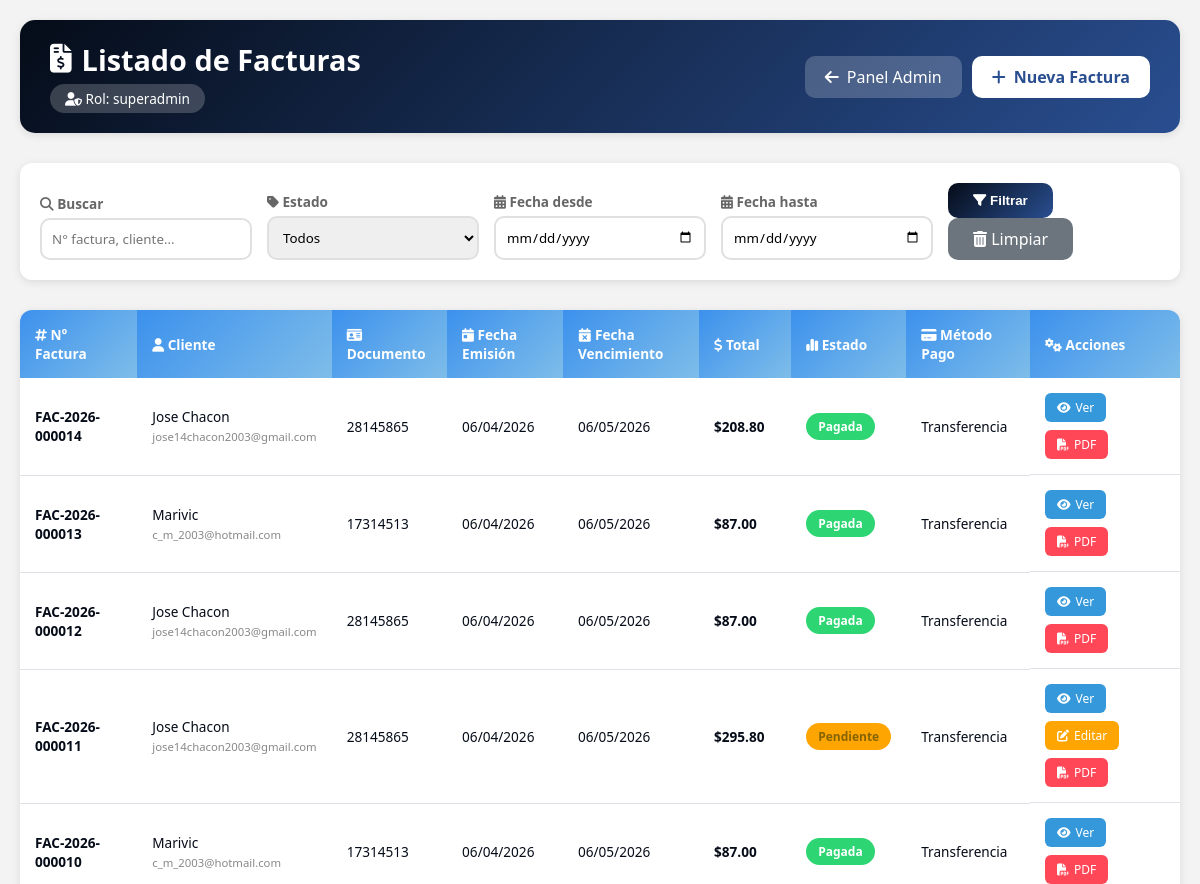
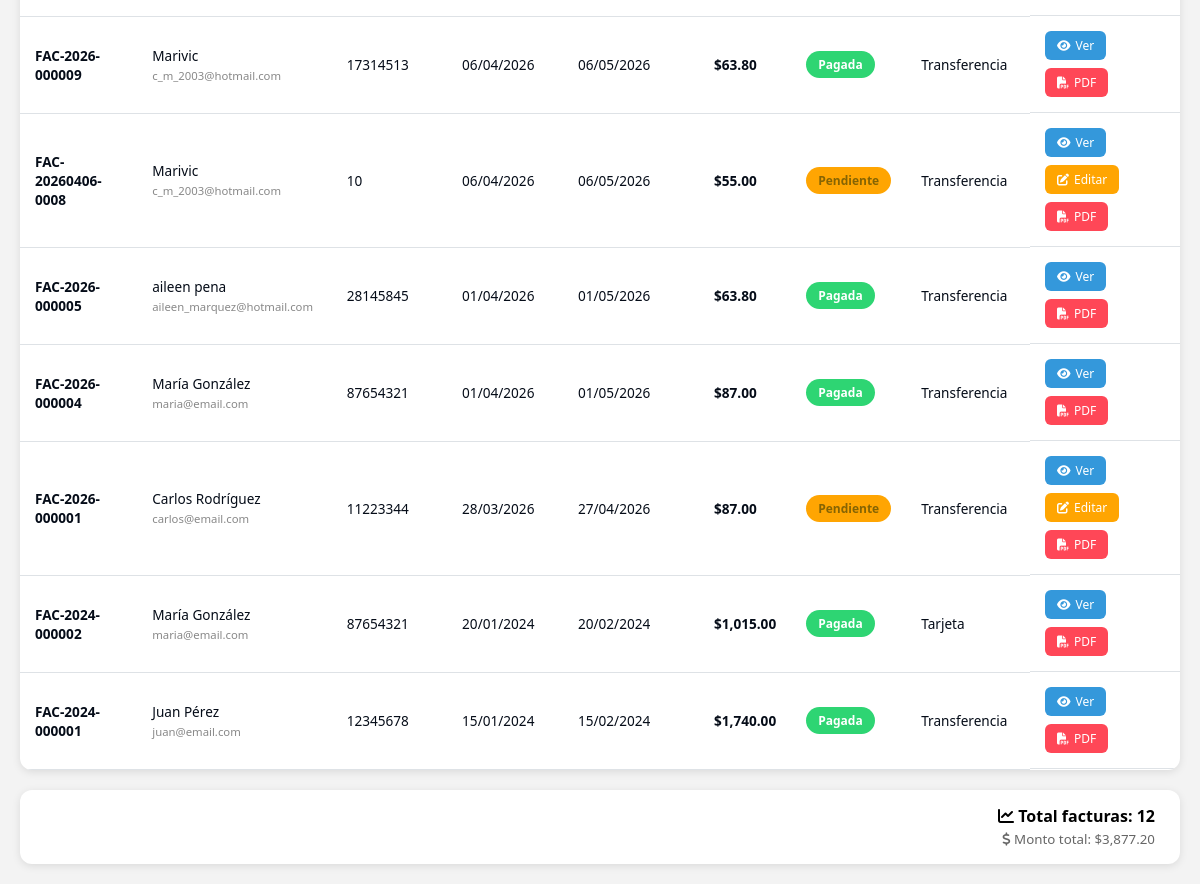
Page /facturacion/listar_facturas.php (signed in) on the earlier database version (2 pictures, top to bottom).
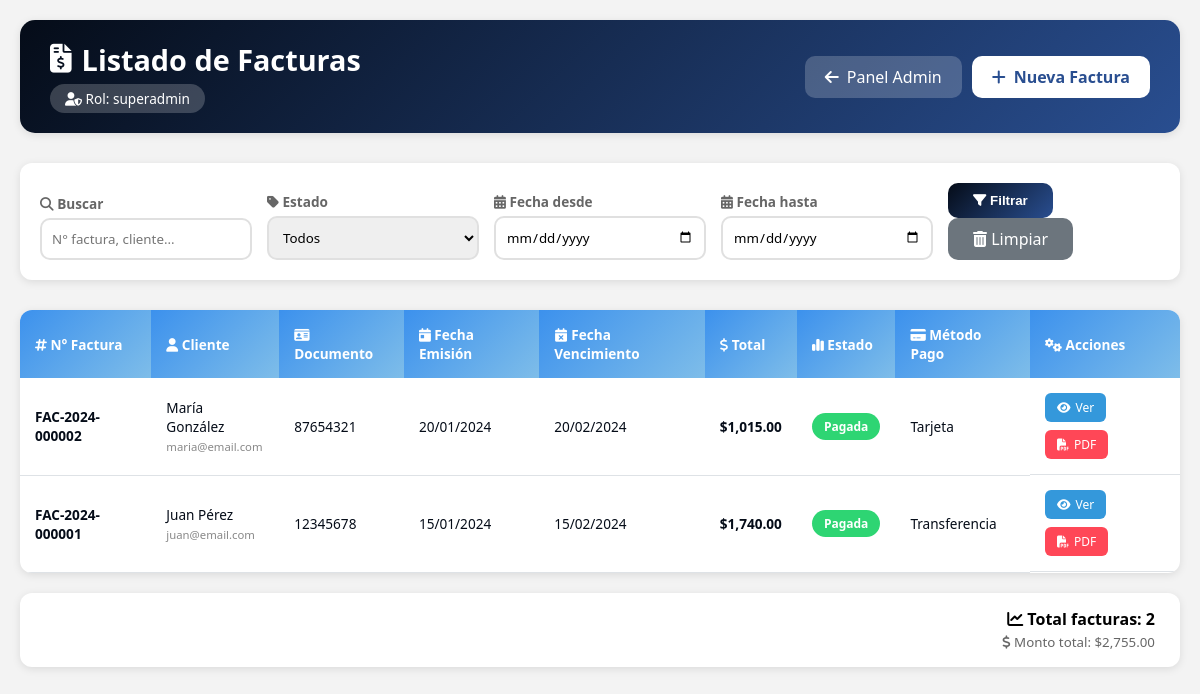
Same page on the later database version.
### tables this page shows
CREATE TABLE `facturas` (
  `id` int NOT NULL AUTO_INCREMENT,
  `numero_factura` varchar(50) NOT NULL,
  `cliente_id` int NOT NULL,
  `pedido_id` int DEFAULT NULL,
  `fecha_emision` date NOT NULL,
  `fecha_vencimiento` date NOT NULL,
  `subtotal` decimal(12,2) NOT NULL,
  `iva` decimal(12,2) NOT NULL DEFAULT '0.00',
  `total` decimal(12,2) NOT NULL,
  `metodo_pago` enum('efectivo','tarjeta','transferencia','cheque','paypal','débito') DEFAULT 'efectivo',
  `estado` enum('pendiente','pagada','anulada','vencida') DEFAULT 'pendiente',
  `usuario_id` int NOT NULL,
  `created_at` datetime DEFAULT CURRENT_TIMESTAMP,
  `updated_at` datetime DEFAULT CURRENT_TIMESTAMP ON UPDATE CURRENT_TIMESTAMP,
  PRIMARY KEY (`id`),
  UNIQUE KEY `numero_factura` (`numero_factura`),
  KEY `fk_facturas_cliente` (`cliente_id`),
  KEY `fk_facturas_usuario` (`usuario_id`),
  KEY `idx_facturas_pedido` (`pedido_id`),
  KEY `idx_facturas_pedido_fecha` (`pedido_id`,`fecha_emision`),
  CONSTRAINT `fk_facturas_cliente` FOREIGN KEY (`cliente_id`) REFERENCES `clientes` (`id`),
  CONSTRAINT `fk_facturas_pedido` FOREIGN KEY (`pedido_id`) REFERENCES `pedidos` (`id`) ON DELETE SET NULL,
  CONSTRAINT `fk_facturas_usuario` FOREIGN KEY (`usuario_id`) REFERENCES `users` (`id`)
);

CREATE TABLE `clientes` (
  `id` int NOT NULL AUTO_INCREMENT,
  `tipo_documento` enum('cedula','ruc','pasaporte','dni') DEFAULT 'cedula',
  `documento` varchar(20) NOT NULL,
  `nombre` varchar(100) NOT NULL,
  `email` varchar(100) NOT NULL,
  `telefono` varchar(20) DEFAULT NULL,
  `direccion` text,
  `ciudad` varchar(50) DEFAULT NULL,
  `estado` enum('activo','inactivo','moroso') DEFAULT 'activo',
  `fecha_registro` datetime DEFAULT CURRENT_TIMESTAMP,
  PRIMARY KEY (`id`),
  UNIQUE KEY `documento` (`documento`)
);

### facturacion/listar_facturas.php (the view, shortened to what this page needs)
<?php
$pdo = conectarDB();
$user_id = $_SESSION['user_id'] ?? 0;
$rol = '';
try {
    $query_admin = "SELECT rol FROM admin_users WHERE id = :user_id AND activo = 1";
    $stmt_admin = $pdo->prepare($query_admin);
    $stmt_admin->execute([':user_id' => $user_id]);
    $admin = $stmt_admin->fetch(PDO::FETCH_ASSOC);
    if ($admin) {
        $rol = $admin['rol'];
    }
} catch (PDOException $e) {
    error_log("Error al obtener rol: " . $e->getMessage());
}
    ?>
<!DOCTYPE html>
<html lang="es">
<head>
    <link rel="stylesheet" href="https://cdnjs.cloudflare.com/ajax/libs/font-awesome/6.4.0/css/all.min.css">
</head>
<body>
    <div class="container">
        <div class="header">
            <div>
                <h1><i class="fas fa-file-invoice-dollar"></i> Listado de Facturas</h1>
                <div class="user-role"><i class="fas fa-user-shield"></i> Rol: <?php echo htmlspecialchars($rol); ?></div>
            </div>
            <div style="display: flex; gap: 10px;">
                <a href="/proyecto/panel admin/panel_admin.php" class="btn-volver"><i class="fas fa-arrow-left"></i> Panel Admin</a>
                <?php if (in_array($rol, ['superadmin', 'admin', 'facturador'])): ?>
                    <a href="/proyecto/facturacion/nueva_factura.php" class="btn-nueva"><i class="fas fa-plus"></i> Nueva Factura</a>
                <?php endif; ?>
            </div>
        </div>
        <?php
        try {
            $search = isset($_GET['search']) ? trim($_GET['search']) : '';
            $fecha_desde = isset($_GET['fecha_desde']) ? $_GET['fecha_desde'] : '';
            $fecha_hasta = isset($_GET['fecha_hasta']) ? $_GET['fecha_hasta'] : '';
            $query = "SELECT
                        f.*,
                        c.nombre as cliente_nombre,
                        c.email as cliente_email,
                        c.documento as cliente_documento,
                        c.telefono as cliente_telefono
                      FROM facturas f
                      LEFT JOIN clientes c ON f.cliente_id = c.id
                      WHERE 1=1";
            $params = [];
            $query .= " ORDER BY f.id DESC";
            $stmt = $pdo->prepare($query);
            $stmt->execute($params);
            $facturas = $stmt->fetchAll(PDO::FETCH_ASSOC);
        } catch (PDOException $e) {
            $facturas = [];
            echo '<div class="alert alert-error" style="background: #f8d7da; color: #721c24; padding: 15px; border-radius: 10px; margin-bottom: 20px;">Error al cargar facturas: ' . htmlspecialchars($e->getMessage()) . '</div>';
        }
        function formatearFecha($fecha, $formato = 'd/m/Y') {
            try {
                $dateTime = new DateTime($fecha);
                return $dateTime->format($formato);
            } catch (Exception $e) {
                return 'Fecha inválida';
            }
        }
        $estados_factura = [
            'pendiente' => 'Pendiente',
            'pagada' => 'Pagada',
            'vencida' => 'Vencida',
            'anulada' => 'Anulada'
        ];
        $metodos_pago = [
            'efectivo' => 'Efectivo',
            'tarjeta_credito' => 'Tarjeta de Crédito',
            'tarjeta_debito' => 'Tarjeta de Débito',
            'transferencia' => 'Transferencia',
            'paypal' => 'PayPal',
            'mercadopago' => 'Mercado Pago'
        ];
        ?>
        <div class="filtros">
            <form method="GET" class="filtros-form">
                <div class="filtro-group">
                    <label><i class="fas fa-search"></i> Buscar</label>
                    <input type="text" name="search" placeholder="N° factura, cliente..." value="<?php echo htmlspecialchars($search ?? ''); ?>">
                </div>
                <div class="filtro-group">
                    <label><i class="fas fa-tag"></i> Estado</label>
                    <select name="estado">
                        <option value="">Todos</option>
                    </select>
                </div>
                <div class="filtro-group">
                    <label><i class="fas fa-calendar-alt"></i> Fecha desde</label>
                    <input type="date" name="fecha_desde" value="<?php echo htmlspecialchars($fecha_desde ?? ''); ?>">
                </div>
                <div class="filtro-group">
                    <label><i class="fas fa-calendar-alt"></i> Fecha hasta</label>
                    <input type="date" name="fecha_hasta" value="<?php echo htmlspecialchars($fecha_hasta ?? ''); ?>">
                </div>
                <div class="filtro-group">
                    <button type="submit" class="btn-filtrar"><i class="fas fa-filter"></i> Filtrar</button>
                    <a href="listar_facturas.php" class="btn-limpiar"><i class="fas fa-trash-alt"></i> Limpiar</a>
                </div>
            </form>
        </div>
        <div class="table-container">
            <table class="data-table">
                <thead>
                    <tr>
                        <th><i class="fas fa-hashtag"></i> N° Factura</th>
                        <th><i class="fas fa-user"></i> Cliente</th>
                        <th><i class="fas fa-id-card"></i> Documento</th>
                        <th><i class="fas fa-calendar-day"></i> Fecha Emisión</th>
                        <th><i class="fas fa-calendar-times"></i> Fecha Vencimiento</th>
                        <th><i class="fas fa-dollar-sign"></i> Total</th>
                        <th><i class="fas fa-chart-simple"></i> Estado</th>
                        <th><i class="fas fa-credit-card"></i> Método Pago</th>
                        <th width="150"><i class="fas fa-cogs"></i> Acciones</th>
                    </tr>
                </thead>
                <tbody>
                    <?php if (empty($facturas)): ?>
                        <tr>
                            <td colspan="9" class="empty-state">
                                <i class="fas fa-inbox"></i>
                                No se encontraron facturas
                            </td>
                        </tr>
                    <?php else: ?>
                        <?php foreach ($facturas as $factura): ?>
                            <tr>
                                <td>
                                    <strong><?php echo htmlspecialchars($factura['numero_factura']); ?></strong>
                                </td>
                                <td>
                                    <?php echo htmlspecialchars($factura['cliente_nombre'] ?? 'N/A'); ?>
                                    <br>
                                    <small style="color:#888;"><?php echo htmlspecialchars($factura['cliente_email'] ?? ''); ?></small>
                                </td>
                                <td><?php echo htmlspecialchars($factura['cliente_documento'] ?? 'N/A'); ?></td>
                                <td><?php echo formatearFecha($factura['fecha_emision'] ?? null); ?></td>
                                <td>
                                    <?php
                                    $fecha_vencimiento = $factura['fecha_vencimiento'] ?? null;
                                    echo formatearFecha($fecha_vencimiento);
                                    ?>
                                </td>
                                <td>
                                    <strong>$<?php echo number_format(floatval($factura['total'] ?? 0), 2); ?></strong>
                                </td>
                                <td>
                                    <?php
                                    $estado_actual = $factura['estado'] ?? 'pendiente';
                                    $badge_class = '';
                                    switch ($estado_actual) {
                                        case 'pendiente': $badge_class = 'badge-pendiente'; break;
                                        case 'pagada': $badge_class = 'badge-pagada'; break;
                                    }
                                    ?>
                                    <span class="badge <?php echo $badge_class; ?>">
                                        <?php echo $estados_factura[$estado_actual] ?? ucfirst($estado_actual); ?>
                                    </span>
                                </td>
                                <td>
                                    <?php
                                    $metodo = $factura['metodo_pago'] ?? 'efectivo';
                                    echo $metodos_pago[$metodo] ?? ucfirst($metodo);
                                    ?>
                                </td>
                                <td class="acciones">
                                    <a href="ver_factura.php?id=<?php echo $factura['id']; ?>" class="btn-accion btn-ver"><i class="fas fa-eye"></i> Ver</a>
                                    <?php if (in_array($rol, ['superadmin', 'admin', 'facturador']) && ($factura['estado'] ?? '') !== 'pagada' && ($factura['estado'] ?? '') !== 'anulada'): ?>
                                        <a href="editar_factura.php?id=<?php echo $factura['id']; ?>" class="btn-accion btn-editar"><i class="fas fa-edit"></i> Editar</a>
                                    <?php endif; ?>
                                    <a href="generar_pdf.php?id=<?php echo $factura['id']; ?>" class="btn-accion btn-pdf" target="_blank"><i class="fas fa-file-pdf"></i> PDF</a>
                                </td>
                            </tr>
                        <?php endforeach; ?>
                    <?php endif; ?>
                </tbody>
            </table>
        </div>
        <?php if (!empty($facturas)): ?>
            <div class="resumen-card">
                <strong><i class="fas fa-chart-line"></i> Total facturas: <?php echo count($facturas); ?></strong>
                <br>
                <small><i class="fas fa-dollar-sign"></i> Monto total: $<?php
                    $total_general = array_sum(array_map(function($f) {
                        return floatval($f['total'] ?? 0);
                    }, $facturas));
                    echo number_format($total_general, 2);
                ?></small>
            </div>
        <?php endif; ?>
    </div>
</body>
</html>

### facturacion/listar_facturas.php (style rules this page uses)
:root { --primary-color: #050C18; --secondary-color: #294E90; --accent-color: #3C91ED; --light-color: #7EBDE9; --bg-color: #F3F3F3; --text-color: #050C18; --card-bg: #ffffff; --header-bg: linear-gradient(135deg, var(--primary-color), var(--secondary-color)); --success: #2ed573; --warning: #ffa502; --danger: #ff4757; --info: #3498db; }
* { margin: 0; padding: 0; box-sizing: border-box; }
body { font-family: 'Segoe UI', Tahoma, Geneva, Verdana, sans-serif; background: var(--bg-color); padding: 20px; }
.container { max-width: 1400px; margin: 0 auto; }
.header { background: var(--header-bg); color: white; padding: 20px 30px; border-radius: 15px; margin-bottom: 30px; display: flex; justify-content: space-between; align-items: center; flex-wrap: wrap; gap: 15px; box-shadow: 0 2px 8px rgba(0,0,0,0.1); }
.header h1 { font-size: 1.8rem; display: flex; align-items: center; gap: 10px; }
.header h1 i { font-size: 1.8rem; }
.user-role { background: rgba(255,255,255,0.2); padding: 5px 15px; border-radius: 20px; font-size: 0.85rem; margin-top: 5px; display: inline-block; }
.btn-nueva { background: white; color: var(--secondary-color); padding: 10px 20px; border-radius: 10px; text-decoration: none; font-weight: 600; transition: all 0.3s; display: inline-flex; align-items: center; gap: 8px; }
.btn-volver { background: rgba(255,255,255,0.2); color: white; padding: 10px 20px; border-radius: 10px; text-decoration: none; transition: all 0.3s; display: inline-flex; align-items: center; gap: 8px; }
.filtros { background: var(--card-bg); padding: 20px; border-radius: 12px; margin-bottom: 30px; box-shadow: 0 2px 8px rgba(0,0,0,0.1); }
.filtros-form { display: flex; flex-wrap: wrap; gap: 15px; align-items: flex-end; }
.filtro-group { flex: 1; min-width: 150px; }
.filtro-group label { display: block; margin-bottom: 5px; font-size: 0.85rem; color: #666; font-weight: 600; }
.filtro-group input, .filtro-group select { width: 100%; padding: 10px; border: 2px solid #e0e0e0; border-radius: 10px; transition: all 0.3s; font-family: inherit; }
.btn-filtrar { background: linear-gradient(135deg, var(--primary-color), var(--secondary-color)); color: white; padding: 10px 25px; border: none; border-radius: 10px; cursor: pointer; font-weight: 600; transition: all 0.3s; }
.btn-limpiar { background: #6c757d; color: white; padding: 10px 25px; border: none; border-radius: 10px; cursor: pointer; text-decoration: none; display: inline-block; transition: all 0.3s; }
.table-container { background: var(--card-bg); border-radius: 12px; overflow-x: auto; box-shadow: 0 2px 8px rgba(0,0,0,0.1); }
.data-table { width: 100%; border-collapse: collapse; min-width: 800px; }
.data-table th { padding: 15px; text-align: left; background: linear-gradient(135deg, var(--accent-color), var(--light-color)); color: white; font-weight: 600; font-size: 0.85rem; }
.data-table td { padding: 15px; border-bottom: 1px solid #dee2e6; color: var(--text-color); font-size: 0.85rem; }
.badge { display: inline-block; padding: 5px 12px; border-radius: 20px; font-size: 0.75rem; font-weight: 600; }
.badge-pagada { background: var(--success); color: white; }
.acciones { display: flex; gap: 8px; flex-wrap: wrap; }
.btn-accion { padding: 6px 12px; border-radius: 6px; text-decoration: none; font-size: 0.75rem; transition: all 0.3s; display: inline-flex; align-items: center; gap: 5px; }
.btn-ver { background: var(--info); color: white; }
.btn-pdf { background: var(--danger); color: white; }
.resumen-card { background: var(--card-bg); border-radius: 12px; padding: 15px 25px; margin-top: 20px; text-align: right; box-shadow: 0 2px 8px rgba(0,0,0,0.1); }
.resumen-card strong { font-size: 1rem; }
.resumen-card small { color: #666; }
.badge-pendiente { background: var(--warning); color: #856404; }
.btn-editar { background: var(--warning); color: white; }

Differences in the rows shown:
removed facturas: numero_factura "FAC-2026-000014", cliente.nombre "Jose Chacon", cliente.email "jose14chacon2003@gmail.com", cliente.documento "28145865", fecha_emision "06/04/2026", fecha_vencimiento "06/05/2026", total "208.80", estado "Pagada", metodo_pago "Transferencia"
removed facturas: numero_factura "FAC-2026-000013", cliente.nombre "Marivic", cliente.email "c_m_2003@hotmail.com", cliente.documento "17314513", fecha_emision "06/04/2026", fecha_vencimiento "06/05/2026", total "87.00", estado "Pagada", metodo_pago "Transferencia"
removed facturas: numero_factura "FAC-2026-000012", cliente.nombre "Jose Chacon", cliente.email "jose14chacon2003@gmail.com", cliente.documento "28145865", fecha_emision "06/04/2026", fecha_vencimiento "06/05/2026", total "87.00", estado "Pagada", metodo_pago "Transferencia"
removed facturas: numero_factura "FAC-2026-000011", cliente.nombre "Jose Chacon", cliente.email "jose14chacon2003@gmail.com", cliente.documento "28145865", fecha_emision "06/04/2026", fecha_vencimiento "06/05/2026", total "295.80", estado "Pendiente", metodo_pago "Transferencia"
removed facturas: numero_factura "FAC-2026-000010", cliente.nombre "Marivic", cliente.email "c_m_2003@hotmail.com", cliente.documento "17314513", fecha_emision "06/04/2026", fecha_vencimiento "06/05/2026", total "87.00", estado "Pagada", metodo_pago "Transferencia"
removed facturas: numero_factura "FAC-2026-000009", cliente.nombre "Marivic", cliente.email "c_m_2003@hotmail.com", cliente.documento "17314513", fecha_emision "06/04/2026", fecha_vencimiento "06/05/2026", total "63.80", estado "Pagada", metodo_pago "Transferencia"
removed facturas: numero_factura "FAC-20260406-0008", cliente.nombre "Marivic", cliente.email "c_m_2003@hotmail.com", cliente.documento "10", fecha_emision "06/04/2026", fecha_vencimiento "06/05/2026", total "55.00", estado "Pendiente", metodo_pago "Transferencia"
removed facturas: numero_factura "FAC-2026-000005", cliente.nombre "aileen pena", cliente.email "aileen_marquez@hotmail.com", cliente.documento "28145845", fecha_emision "01/04/2026", fecha_vencimiento "01/05/2026", total "63.80", estado "Pagada", metodo_pago "Transferencia"
removed facturas: numero_factura "FAC-2026-000004", cliente.nombre "María González", cliente.email "maria@email.com", cliente.documento "87654321", fecha_emision "01/04/2026", fecha_vencimiento "01/05/2026", total "87.00", estado "Pagada", metodo_pago "Transferencia"
removed facturas: numero_factura "FAC-2026-000001", cliente.nombre "Carlos Rodríguez", cliente.email "carlos@email.com", cliente.documento "11223344", fecha_emision "28/03/2026", fecha_vencimiento "27/04/2026", total "87.00", estado "Pendiente", metodo_pago "Transferencia"
Other differences:
count($facturas): "12" → "2"
$total_general: "3,877.20" → "2,755.00"
